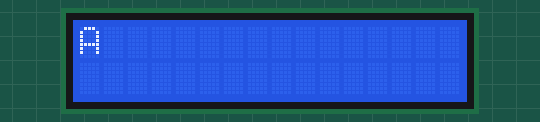
Recording of a program running on a simulated ATmega32, built with avr-gcc and emulated at 8 MHz. Shown: 20×4 character LCD. Wiring (inferred from the names in the program): character LCD (HD44780): RS PA3; E PA2; data PB0, PB1, PB2, PB4.

Above: at 0.1 s.
At 4.9 s:
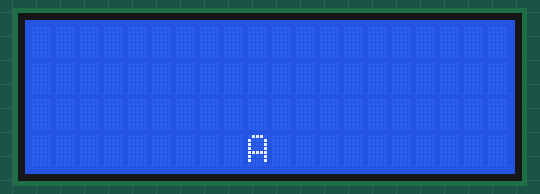
At 9.6 s:
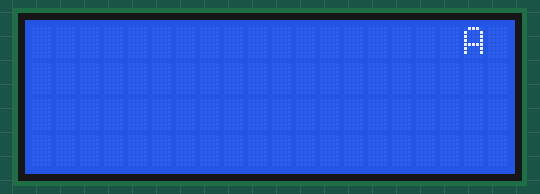
At 19.6 s:
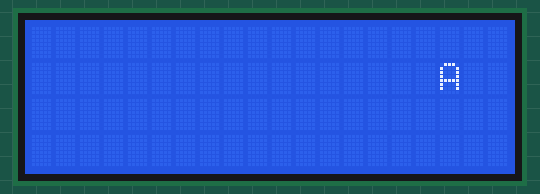
At 29.1 s:
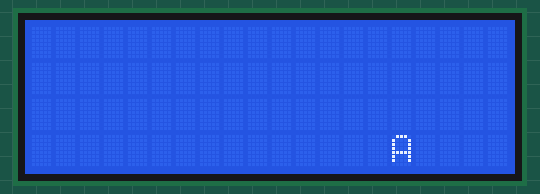
At 39.2 s:
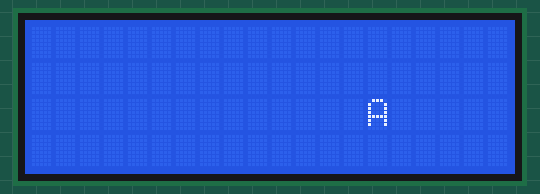

Measured:
- what the display in image 0 shows lasts 0.5 s, from 0.1 s to 0.6 s

The program:

main.c
```c
/*
 * main.c
 *
 *  Created on: Oct 21, 2023
/* Author : Moustafa mohammed Mostafa
 */

#include "COTS/LIB/Bit_Math.h"
#include "COTS/LIB/STD_Types.h"
#include "COTS/MCAL/DIO/DIO_interface.h"
#include "COTS/HAL/LCD/LCD_interface.h"
#include "avr/delay.h"

int main(){

	LCD_voidInitialize();

	u8 line=0;
	u8 col=0;
	u8 flag=0;

	while(1){
		LCD_voidGoToXY(line,col);
		LCD_voidWriteData('A');
		_delay_ms(500);
		LCD_voidGoToXY(line,col);
		LCD_voidWriteData(' ');

		if(!flag){
			line++;
			if(line>2){
				flag=1;
			}
		}else{
			line--;
			if(line<1){
				flag=0;
			}
		}

		col++;
		if(col>19){
			col=0;
			line=0;
		}

	}

	return 0;
}
```

LCD_config.h
```c
/********************************************************************/
/************************* Author : Moustafa mohammed Mostafa  **************/
/******************** Date  : 21/10/2023            *****************/
/******************** Description : LCD configuration ***************/
/********************************************************************/

#ifndef LCD_CONFIG_H
#define LCD_CONFIG_H

#define LCD_CONTROL_PORT	PORTA
#define LCD_DATA_PORT		PORTB

#define LCD_RS_PIN			PIN3
#define LCD_EN_PIN			PIN2
#define LCD_DATA_PIN4		PIN0
#define LCD_DATA_PIN5		PIN1
#define LCD_DATA_PIN6		PIN2
#define LCD_DATA_PIN7		PIN4

#endif //LCD_CONFIG_H
```

LCD_interface.h
```c
/********************************************************************/
/************************* Author : Moustafa mohammed Mostafa  **************/
/******************** Date  : 21/10/2023            *****************/
/******************** Description : LCD interface   *****************/
/********************************************************************/

#ifndef LCD_INTERFACE_H
#define LCD_INTERFACE_H

#define INITIALIZE							0b00000010
#define FUNCTION_SET_2LINES_5x7_DOTS		0b00101000
#define DISPLAY_ON_CURSOR_ON_BLINK_ON		0b00001111
#define DISPLAY_ON_CURSOR_OFF				0b00001100
#define DISPLAY_CLEAR						0b00000001
#define ENTRY_MODE_SET						0b00000110

#define LINE0_ADDRESS						0x80
#define LINE1_ADDRESS						0xC0
#define LINE2_ADDRESS						0x94
#define LINE3_ADDRESS						0xD4

#define LINE0	0
#define LINE1	1
#define LINE2	2
#define LINE3	3

#define MAX_INT_DIGITS		10
#define ZERO_ASCII			'0'

void LCD_voidInitialize();
void LCD_voidWriteData(u8 Copy_u8Data);
void LCD_voidWriteCommand(u8 Copy_u8Command);
void LCD_voidClearDisplay();
void LCD_voidGoToXY(u8 Copy_u8Line,u8 Copy_u8Col);
void LCD_voidWriteString(u8 *Copy_u8String);
void LCD_voidWriteNumber(u32 Copy_u32Number);

#endif //LCD_INTERFACE_H
```

LCD_program.c
```c
/********************************************************************/
/************************* Author : Moustafa mohammed Mostafa  **************/
/******************** Date  : 21/10/2023            *****************/
/******************** Description : LCD program     *****************/
/********************************************************************/


#include "../../LIB/Bit_Math.h"
#include "../../LIB/STD_Types.h"
#include "../../MCAL/DIO/DIO_interface.h"
#include "LCD_private.h"
#include "LCD_config.h"
#include "LCD_interface.h"
#include "avr/delay.h"

void LCD_voidInitialize(){

	DIO_voidSetPinDirection(LCD_CONTROL_PORT,LCD_RS_PIN,PIN_OUTPUT);
	DIO_voidSetPinDirection(LCD_CONTROL_PORT,LCD_EN_PIN,PIN_OUTPUT);

	DIO_voidSetPinDirection(LCD_DATA_PORT,LCD_DATA_PIN4,PIN_OUTPUT);
	DIO_voidSetPinDirection(LCD_DATA_PORT,LCD_DATA_PIN5,PIN_OUTPUT);
	DIO_voidSetPinDirection(LCD_DATA_PORT,LCD_DATA_PIN6,PIN_OUTPUT);
	DIO_voidSetPinDirection(LCD_DATA_PORT,LCD_DATA_PIN7,PIN_OUTPUT);
	_delay_ms(30);

	LCD_voidWriteCommand(INITIALIZE);
	LCD_voidWriteCommand(FUNCTION_SET_2LINES_5x7_DOTS);
	_delay_ms(2);

	LCD_voidWriteCommand(DISPLAY_ON_CURSOR_OFF);
	_delay_ms(2);

	LCD_voidWriteCommand(DISPLAY_CLEAR);
	_delay_ms(2);

	LCD_voidWriteCommand(ENTRY_MODE_SET);
}

void LCD_voidWriteCommand(u8 Copy_u8Command){

	DIO_voidSetPinValue(LCD_CONTROL_PORT,LCD_RS_PIN,PIN_LOW);

	DIO_voidSetPinValue(LCD_DATA_PORT,LCD_DATA_PIN4,GET_BIT(Copy_u8Command,4));
	DIO_voidSetPinValue(LCD_DATA_PORT,LCD_DATA_PIN5,GET_BIT(Copy_u8Command,5));
	DIO_voidSetPinValue(LCD_DATA_PORT,LCD_DATA_PIN6,GET_BIT(Copy_u8Command,6));
	DIO_voidSetPinValue(LCD_DATA_PORT,LCD_DATA_PIN7,GET_BIT(Copy_u8Command,7));

	DIO_voidSetPinValue(LCD_CONTROL_PORT,LCD_EN_PIN,PIN_HIGH);
	_delay_ms(1);
	DIO_voidSetPinValue(LCD_CONTROL_PORT,LCD_EN_PIN,PIN_LOW);

	DIO_voidSetPinValue(LCD_DATA_PORT,LCD_DATA_PIN4,GET_BIT(Copy_u8Command,0));
	DIO_voidSetPinValue(LCD_DATA_PORT,LCD_DATA_PIN5,GET_BIT(Copy_u8Command,1));
	DIO_voidSetPinValue(LCD_DATA_PORT,LCD_DATA_PIN6,GET_BIT(Copy_u8Command,2));
	DIO_voidSetPinValue(LCD_DATA_PORT,LCD_DATA_PIN7,GET_BIT(Copy_u8Command,3));

	DIO_voidSetPinValue(LCD_CONTROL_PORT,LCD_EN_PIN,PIN_HIGH);
	_delay_ms(1);
	DIO_voidSetPinValue(LCD_CONTROL_PORT,LCD_EN_PIN,PIN_LOW);
}

void LCD_voidWriteData(u8 Copy_u8Data){

	DIO_voidSetPinValue(LCD_CONTROL_PORT,LCD_RS_PIN,PIN_HIGH);

	DIO_voidSetPinValue(LCD_DATA_PORT,LCD_DATA_PIN4,GET_BIT(Copy_u8Data,4));
	DIO_voidSetPinValue(LCD_DATA_PORT,LCD_DATA_PIN5,GET_BIT(Copy_u8Data,5));
	DIO_voidSetPinValue(LCD_DATA_PORT,LCD_DATA_PIN6,GET_BIT(Copy_u8Data,6));
	DIO_voidSetPinValue(LCD_DATA_PORT,LCD_DATA_PIN7,GET_BIT(Copy_u8Data,7));

	DIO_voidSetPinValue(LCD_CONTROL_PORT,LCD_EN_PIN,PIN_HIGH);
	_delay_ms(1);
	DIO_voidSetPinValue(LCD_CONTROL_PORT,LCD_EN_PIN,PIN_LOW);

	DIO_voidSetPinValue(LCD_DATA_PORT,LCD_DATA_PIN4,GET_BIT(Copy_u8Data,0));
	DIO_voidSetPinValue(LCD_DATA_PORT,LCD_DATA_PIN5,GET_BIT(Copy_u8Data,1));
	DIO_voidSetPinValue(LCD_DATA_PORT,LCD_DATA_PIN6,GET_BIT(Copy_u8Data,2));
	DIO_voidSetPinValue(LCD_DATA_PORT,LCD_DATA_PIN7,GET_BIT(Copy_u8Data,3));

	DIO_voidSetPinValue(LCD_CONTROL_PORT,LCD_EN_PIN,PIN_HIGH);
	_delay_ms(1);
	DIO_voidSetPinValue(LCD_CONTROL_PORT,LCD_EN_PIN,PIN_LOW);
}

void LCD_voidClearDisplay(){
	LCD_voidWriteCommand(DISPLAY_CLEAR);
}

void LCD_voidGoToXY(u8 Copy_u8Line,u8 Copy_u8Col){
	switch(Copy_u8Line){
		case LINE0:
			LCD_voidWriteCommand(LINE0_ADDRESS+Copy_u8Col);
			break;
		case LINE1:
			LCD_voidWriteCommand(LINE1_ADDRESS+Copy_u8Col);
			break;
		case LINE2:
			LCD_voidWriteCommand(LINE2_ADDRESS+Copy_u8Col);
			break;
		case LINE3:
			LCD_voidWriteCommand(LINE3_ADDRESS+Copy_u8Col);
			break;
	}
}

void LCD_voidWriteString(u8 *Copy_u8String){
	u8 i=0;
	while(Copy_u8String[i]!='\0'){
		LCD_voidWriteData(Copy_u8String[i]);
		i++;
	}
}

void LCD_voidWriteNumber(u32 Copy_u32Number){
	u8 arr[MAX_INT_DIGITS];
	u8 i=0;
	if(Copy_u32Number==0){
		LCD_voidWriteData(ZERO_ASCII);
	}
	else{
		while(Copy_u32Number>0){
			arr[i]=Copy_u32Number%10;
			Copy_u32Number/=10;
			i++;
		}
		for(u8 j=i;j>0;j--){
			LCD_voidWriteData(arr[j-1]+ZERO_ASCII);
		}
	}
}
```

Bit_Math.h
```c
/**********************************************************************/
/************************* Author : Moustafa mohammed Mostafa  **************/
/*                    Date: 20/10/2023                                */
/*                    Description: Bit Math                           */
/**********************************************************************/

#ifndef BIT_MATH_H
#define BIT_MATH_H

#define GET_BIT(reg,bitNum) (reg>>bitNum)&1
#define SET_BIT(reg,bitNum) reg|=(1<<bitNum)
#define CLR_BIT(reg,bitNum) reg&=(~(1<<bitNum))
#define TOG_BIT(reg,bitNum) reg^=(1<<bitNum)

#define SET_BYTE(reg,val)	reg=val
#define CONC_BYTE(b7,b6,b5,b,b3,b2,b1,b0)	0b##b7##b6##b5##b4##b3##b2##b1##b0

#endif //BIT_MATH_H
```

STD_Types.h
```c
/**********************************************************************/
/************************* Author : Moustafa mohammed Mostafa  **************/
/*                    Date: 20/10/2023                                */
/*                    Description: STD TYPES                          */
/**********************************************************************/

#ifndef STD_TYPES_H
#define STD_TYPES_H

// data types
typedef unsigned char u8;
typedef unsigned short int u16;
typedef unsigned long int u32;
typedef unsigned long long int u64;
typedef signed char s8;
typedef signed short int s16;
typedef signed long int s32;
typedef signed long long int s64;
typedef float f32;
typedef double f64;

#define NULL ((void *)(0x00))

#endif //STD_TYPES_H
```

DIO_config.h
```c
/**********************************************************************/
/************************* Author : Moustafa mohammed Mostafa  **************/
/*                    Date: 20/10/2023                                */
/*                    Description: DIO configuration                  */
/**********************************************************************/

#ifndef DIO_CONFIG_H
#define DIO_CONFIG_H

/************* free driver *************/

#endif // DIO_CONFIG_H
```

DIO_interface.h
```c
/**********************************************************************/
/************************* Author : Moustafa mohammed Mostafa  **************/
/*                    Date: 20/10/2023                                */
/*                    Description: DIO interface                      */
/**********************************************************************/

#ifndef DIO_INTERFACE_H
#define DIO_INTERFACE_H

#define PORTA (u8)(0x00)
#define PORTB (u8)(0x01)
#define PORTC (u8)(0x02)
#define PORTD (u8)(0x03)

#define PIN0 (u8)(0x00)
#define PIN1 (u8)(0x01)
#define PIN2 (u8)(0x02)
#define PIN3 (u8)(0x03)
#define PIN4 (u8)(0x04)
#define PIN5 (u8)(0x05)
#define PIN6 (u8)(0x06)
#define PIN7 (u8)(0x07)

#define PIN_INPUT (u8)(0x00)
#define PIN_OUTPUT (u8)(0x01)

#define PIN_LOW (u8)(0x00)
#define PIN_HIGH (u8)(0x01)

#define PORT_INPUT (u8)(0x00)
#define PORT_OUTPUT (u8)(0xff)

#define HALF_IN_OUT (u8)(0x0f)
#define HALF_OUT_IN (u8)(0xf0)

#define PORT_LOW (u8)(0x00)
#define PORT_HIGH (u8)(0xff)

#define HALF_LOW_HIGH (u8)(0x0f)
#define HALF_HIGH_LOW (u8)(0xf0)


//============== prototype ======================

void DIO_voidSetPortDirection(u8 Copy_u8PortID,u8 Copy_u8PortDir);
void DIO_voidSetPortValue(u8 Copy_u8PortID,u8 Copy_u8PortValue);
void DIO_voidSetPinDirection(u8 Copy_u8PortID,u8 Copy_u8PinID,u8 Copy_u8PinDir);
void DIO_voidSetPinValue(u8 Copy_u8PortID,u8 Copy_u8PinID,u8 Copy_u8PinValue);
u8   DIO_u8GetPinValue(u8 Copy_u8PortID,u8 Copy_u8PinID);
void DIO_voidTogglePinValue(u8 Copy_u8PortID,u8 Copy_u8PinID);

#endif // DIO_INTERFACE_H
```

DIO_private.h
```c
/**********************************************************************/
/************************* Author : Moustafa mohammed Mostafa  **************/
/*                    Date: 20/10/2023                                */
/*                    Description: DIO private                        */
/**********************************************************************/

#ifndef DIO_PRIVATE_H
#define DIO_PRIVATE_H

//===================== port A ============================

#define PORTA_REG *((volatile u8 *)0x3B)
#define DDRA_REG  *((volatile u8 *)0x3A)
#define PINA_REG  *((volatile u8 *)0x39)

//===================== port B ============================

#define PORTB_REG *((volatile u8 *)0x38)
#define DDRB_REG  *((volatile u8 *)0x37)
#define PINB_REG  *((volatile u8 *)0x36)

//===================== port C ============================

#define PORTC_REG *((volatile u8 *)0x35)
#define DDRC_REG  *((volatile u8 *)0x34)
#define PINC_REG  *((volatile u8 *)0x33)

//===================== port D ============================

#define PORTD_REG *((volatile u8 *)0x32)
#define DDRD_REG  *((volatile u8 *)0x31)
#define PIND_REG  *((volatile u8 *)0x30)

#endif // DIO_PRIVATE_H
```

DIO_program.c
```c
/**********************************************************************/
/************************* Author : Moustafa mohammed Mostafa  **************/
/*                    Date: 20/10/2023                                */
/*                    Description: DIO program                        */
/**********************************************************************/

#include "../../LIB/Bit_Math.h"
#include "../../LIB/STD_Types.h"
#include "DIO_private.h"
#include "DIO_config.h"
#include "DIO_interface.h"

void DIO_voidSetPortDirection(u8 Copy_u8PortID,u8 Copy_u8PortDir){
	switch(Copy_u8PortID){
		case PORTA/*Port A*/: DDRA_REG=Copy_u8PortDir;break;
		case PORTB/*Port B*/: DDRB_REG=Copy_u8PortDir;break;
		case PORTC/*Port C*/: DDRC_REG=Copy_u8PortDir;break;
		case PORTD/*Port D*/: DDRD_REG=Copy_u8PortDir;break;
	}
}

void DIO_voidSetPortValue(u8 Copy_u8PortID,u8 Copy_u8PortValue){
	switch(Copy_u8PortID){
		case PORTA/*Port A*/: PORTA_REG=Copy_u8PortValue;break;
		case PORTB/*Port B*/: PORTB_REG=Copy_u8PortValue;break;
		case PORTC/*Port C*/: PORTC_REG=Copy_u8PortValue;break;
		case PORTD/*Port D*/: PORTD_REG=Copy_u8PortValue;break;
	}
}

void DIO_voidSetPinDirection(u8 Copy_u8PortID,u8 Copy_u8PinID,u8 Copy_u8PinDir){
	if(Copy_u8PinDir==PIN_OUTPUT){     //output
		switch(Copy_u8PortID){
			case PORTA/*Port A*/: SET_BIT(DDRA_REG,Copy_u8PinID);break;
			case PORTB/*Port B*/: SET_BIT(DDRB_REG,Copy_u8PinID);break;
			case PORTC/*Port C*/: SET_BIT(DDRC_REG,Copy_u8PinID);break;
			case PORTD/*Port D*/: SET_BIT(DDRD_REG,Copy_u8PinID);break;
		}
	}
	else if(Copy_u8PinDir==PIN_INPUT){ //input
		switch(Copy_u8PortID){
			case PORTA/*Port A*/: CLR_BIT(DDRA_REG,Copy_u8PinID);break;
			case PORTB/*Port B*/: CLR_BIT(DDRB_REG,Copy_u8PinID);break;
			case PORTC/*Port C*/: CLR_BIT(DDRC_REG,Copy_u8PinID);break;
			case PORTD/*Port D*/: CLR_BIT(DDRD_REG,Copy_u8PinID);break;
		}
	}
}

void DIO_voidSetPinValue(u8 Copy_u8PortID,u8 Copy_u8PinID,u8 Copy_u8PinValue){
	if(Copy_u8PinValue==PIN_HIGH){      //high
		switch(Copy_u8PortID){
			case PORTA/*Port A*/: SET_BIT(PORTA_REG,Copy_u8PinID);break;
			case PORTB/*Port B*/: SET_BIT(PORTB_REG,Copy_u8PinID);break;
			case PORTC/*Port C*/: SET_BIT(PORTC_REG,Copy_u8PinID);break;
			case PORTD/*Port D*/: SET_BIT(PORTD_REG,Copy_u8PinID);break;
		}
	}
	else if(Copy_u8PinValue==PIN_LOW){  //low
		switch(Copy_u8PortID){
			case PORTA/*Port A*/: CLR_BIT(PORTA_REG,Copy_u8PinID);break;
			case PORTB/*Port B*/: CLR_BIT(PORTB_REG,Copy_u8PinID);break;
			case PORTC/*Port C*/: CLR_BIT(PORTC_REG,Copy_u8PinID);break;
			case PORTD/*Port D*/: CLR_BIT(PORTD_REG,Copy_u8PinID);break;
		}
	}
}

u8 DIO_u8GetPinValue(u8 Copy_u8PortID,u8 Copy_u8PinID){
	u8 value=0;
	switch(Copy_u8PortID){
		case PORTA/*Port A*/: value=GET_BIT(PINA_REG,Copy_u8PinID);break;
		case PORTB/*Port B*/: value=GET_BIT(PINB_REG,Copy_u8PinID);break;
		case PORTC/*Port C*/: value=GET_BIT(PINC_REG,Copy_u8PinID);break;
		case PORTD/*Port D*/: value=GET_BIT(PIND_REG,Copy_u8PinID);break;
	}
	return value;
}

void DIO_voidTogglePinValue(u8 Copy_u8PortID,u8 Copy_u8PinID){
	switch(Copy_u8PortID){
		case PORTA/*Port A*/: TOG_BIT(PORTA_REG,Copy_u8PinID);break;
		case PORTB/*Port B*/: TOG_BIT(PORTB_REG,Copy_u8PinID);break;
		case PORTC/*Port C*/: TOG_BIT(PORTC_REG,Copy_u8PinID);break;
		case PORTD/*Port D*/: TOG_BIT(PORTD_REG,Copy_u8PinID);break;
	}
}
```

LCD_private.h
```c
/********************************************************************/
/************************* Author : Moustafa mohammed Mostafa  **************/
/******************** Date  : 21/10/2023            *****************/
/******************** Description : LCD private     *****************/
/********************************************************************/

#ifndef LCD_PRIVATE_H
#define LCD_PRIVATE_H

// free driver

#endif //LCD_PRIVATE_H
```

Bit_Math.h
```c
/**********************************************************************/
/************************* Author : Moustafa mohammed Mostafa  **************/
/*                    Date: 20/10/2023                                */
/*                    Description: Bit Math                           */
/**********************************************************************/

#ifndef BIT_MATH_H
#define BIT_MATH_H

#define GET_BIT(reg,bitNum) (reg>>bitNum)&1
#define SET_BIT(reg,bitNum) reg|=(1<<bitNum)
#define CLR_BIT(reg,bitNum) reg&=(~(1<<bitNum))
#define TOG_BIT(reg,bitNum) reg^=(1<<bitNum)

#define SET_BYTE(reg,val)	reg=val
#define CONC_BYTE(b7,b6,b5,b,b3,b2,b1,b0)	0b##b7##b6##b5##b4##b3##b2##b1##b0

#endif //BIT_MATH_H
```

STD_Types.h
```c
/**********************************************************************/
/************************* Author : Moustafa mohammed Mostafa  **************/
/*                    Date: 20/10/2023                                */
/*                    Description: STD TYPES                          */
/**********************************************************************/

#ifndef STD_TYPES_H
#define STD_TYPES_H

// data types
typedef unsigned char u8;
typedef unsigned short int u16;
typedef unsigned long int u32;
typedef unsigned long long int u64;
typedef signed char s8;
typedef signed short int s16;
typedef signed long int s32;
typedef signed long long int s64;
typedef float f32;
typedef double f64;

#define NULL ((void *)(0x00))

#endif //STD_TYPES_H
```

DIO_config.h
```c
/**********************************************************************/
/************************* Author : Moustafa mohammed Mostafa  **************/
/*                    Date: 20/10/2023                                */
/*                    Description: DIO configuration                  */
/**********************************************************************/

#ifndef DIO_CONFIG_H
#define DIO_CONFIG_H

/************* free driver *************/

#endif // DIO_CONFIG_H
```

DIO_private.h
```c
/**********************************************************************/
/************************* Author : Moustafa mohammed Mostafa  **************/
/*                    Date: 20/10/2023                                */
/*                    Description: DIO private                        */
/**********************************************************************/

#ifndef DIO_PRIVATE_H
#define DIO_PRIVATE_H

//===================== port A ============================

#define PORTA_REG *((volatile u8 *)0x3B)
#define DDRA_REG  *((volatile u8 *)0x3A)
#define PINA_REG  *((volatile u8 *)0x39)

//===================== port B ============================

#define PORTB_REG *((volatile u8 *)0x38)
#define DDRB_REG  *((volatile u8 *)0x37)
#define PINB_REG  *((volatile u8 *)0x36)

//===================== port C ============================

#define PORTC_REG *((volatile u8 *)0x35)
#define DDRC_REG  *((volatile u8 *)0x34)
#define PINC_REG  *((volatile u8 *)0x33)

//===================== port D ============================

#define PORTD_REG *((volatile u8 *)0x32)
#define DDRD_REG  *((volatile u8 *)0x31)
#define PIND_REG  *((volatile u8 *)0x30)

#endif // DIO_PRIVATE_H
```

Source omitted: DIO_interface.h (1573 bytes), DIO_program.c (3374 bytes)
